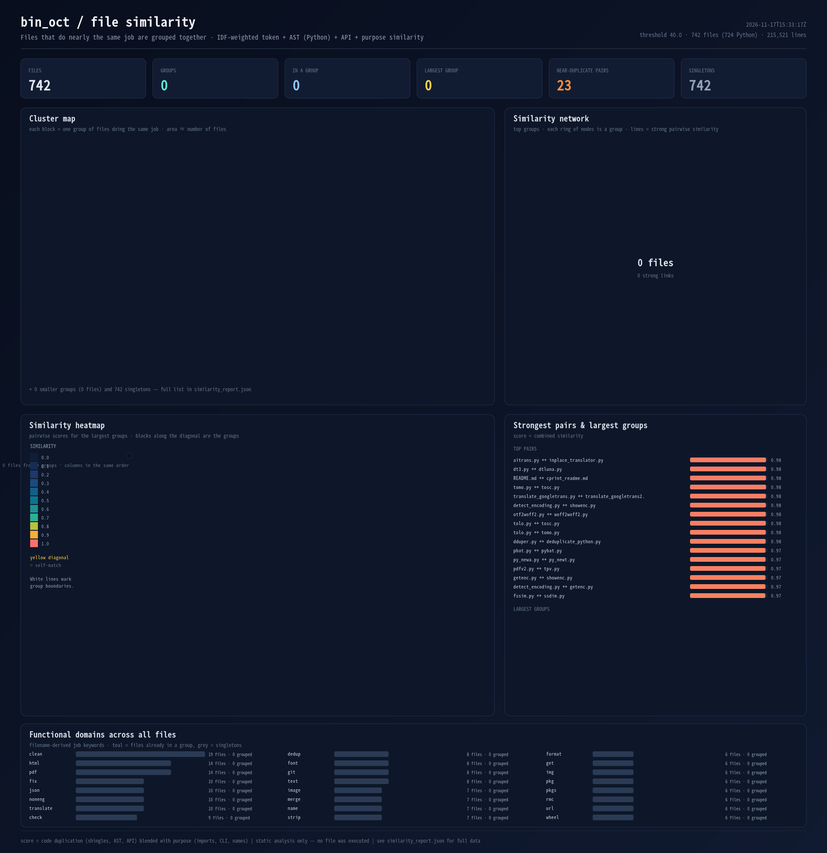
#> input picture similarity_report.png, 827 x 853 px, shrunk from 1920 x 1980 before the run
$ python neg.py similarity_report.png
#> lines starting #> are read from the running program, lines starting #| are printed output that depends on the picture
#!/data/data/com.termux/files/usr/bin/env python
"""
Invert the colours of image files in place. Negates the RGB channels while keeping the alpha channel and the EXIF/ICC/DPI metadata, and replaces each file atomically (JPEG saved at quality 95). Files it cannot decode are reported and the exit status becomes 1.

Usage:
    neg IMAGE [IMAGE ...]

Examples:
    $ neg photo.jpg scan.png Runs as a script (python neg.py) in the directory it should act on; the module can also be imported.

"""

from __future__ import annotations
import io
from pathlib import Path
import sys

from dh import atomic_write
from PIL import Image, ImageOps, UnidentifiedImageError


DIRECT_MODES: set[str] = {"L", "RGB", "CMYK"}

META_KEYS: tuple[str, str, str] = ("exif", "icc_profile", "dpi")


def negate(img: Image.Image) -> Image.Image:
    if img.mode in DIRECT_MODES:
        return ImageOps.invert(img)

    has_alpha = "A" in img.getbands() or "transparency" in img.info
    if has_alpha:
        r, g, b, a = img.convert("RGBA").split()
        rgb = ImageOps.invert(Image.merge("RGB", (r, g, b)))
        r, g, b = rgb.split()
        return Image.merge("RGBA", (r, g, b, a))

    return ImageOps.invert(img.convert("RGB"))


def negate_inplace(path: Path) -> None:
    path = path.resolve()
    if not path.is_file():
        raise FileNotFoundError(path)

    with Image.open(path) as img:
#> img is the input picture: PIL image 827x853 RGB; mean R, G, B 16.8, 25.5, 43.4
        img.load()
        fmt = img.format
#> fmt = 'PNG'
        if not fmt:
            msg = "unknown image format"
            raise ValueError(msg)
        meta = {k: img.info[k] for k in META_KEYS if k in img.info}
#> meta = 0 items
        out = negate(img)
#> in negate, `return ImageOps.invert(img)`:
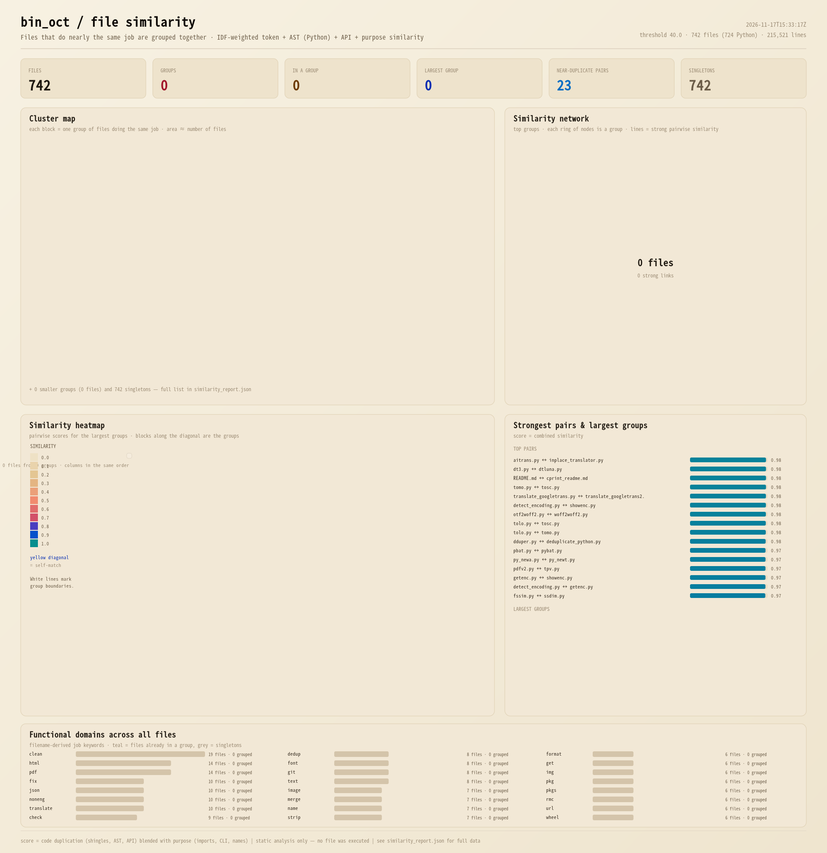
#> returned value: PIL image 827x853 RGB; mean R, G, B 238.2, 229.5, 211.6

    save_kwargs = dict(meta)
#> save_kwargs = 0 items
    if fmt == "JPEG":
        save_kwargs["quality"] = 95

    buf = io.BytesIO()
    out.save(buf, format=fmt, **save_kwargs)
    atomic_write(str(path), buf.getvalue())
#> (this line was passed over: dh is not available in this run)


def main(argv: list[str]) -> int:
    if len(argv) < 2:
        print(f"usage: {Path(argv[0]).name} IMAGE [IMAGE ...]", file=sys.stderr)
        return 2

    rc = 0
    for arg in argv[1:]:
        p = Path(arg)
        try:
            negate_inplace(p)
            print(f"negated {p}")
        except (UnidentifiedImageError, FileNotFoundError, OSError, ValueError) as exc:
            print(f"error: {p}: {exc}", file=sys.stderr)
            rc = 1
    return rc


if __name__ == "__main__":
    sys.exit(main(sys.argv))
#> (the program exits here)
